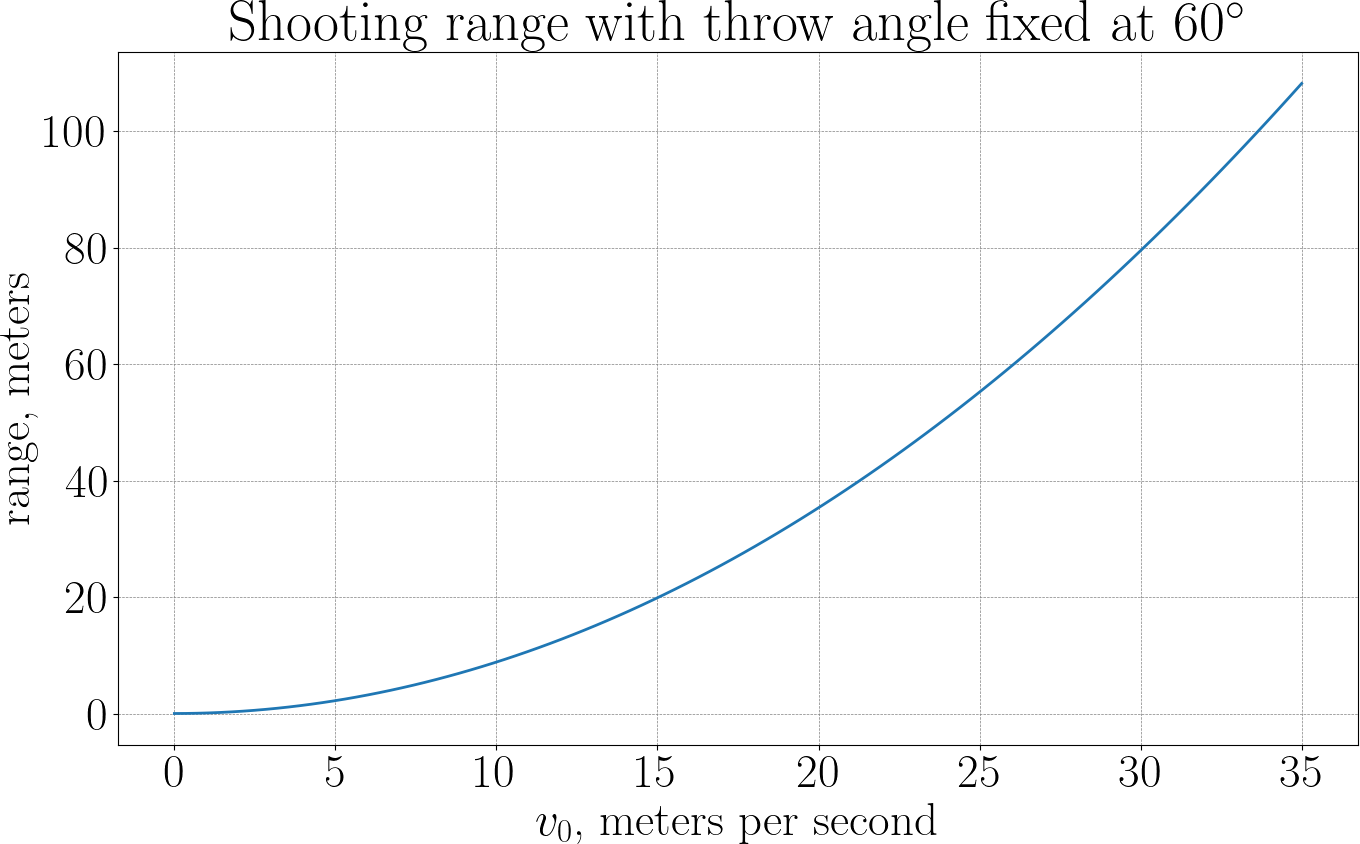

Write Python code to recreate this figure.
import numpy as np

g     = -9.81 # gravity, m/s^2
angle = 60    # launch angle, degrees wrt the ground

def simulate(speed):
    x, y = 0, 0   # current state
    vx, vy = speed * np.cos(angle * np.pi/180), \
             speed * np.sin(angle * np.pi/180)
    dt = .001
    xs, ys = [x], [y]
    while y >= 0:
        x += dt * vx
        y += dt * vy
        vy += g * dt
        xs.append(x)
        ys.append(y)
    u = ys[-2]/(ys[-2]-ys[-1])
    xs[-1] = xs[-2] + u*(xs[-1]-xs[-2])
    ys[-1] = 0
    return xs, ys

V = np.linspace(0., 35., 100)
range = [ simulate(v)[0][-1] for v in V ]

import matplotlib.pyplot as plt
plt.figure(figsize=(16, 9))
plt.rcParams["font.family"] = "serif"
plt.rcParams["mathtext.fontset"] = "dejavuserif"
plt.rcParams['text.usetex'] = True

plt.rc('font', size=34)
plt.title(f'Shooting range with throw angle fixed at ${angle}^\\circ$')
plt.grid(color='gray', linestyle='--', linewidth=0.5)
plt.plot(V, range,linewidth=2)
#plt.plot(xs, [0]*len(xs))
plt.xlabel("$v_0$, meters per second")
plt.ylabel("range, meters")
#plt.gca().set_aspect('equal', 'box')
plt.savefig("plot-x-range.png")
plt.show()

